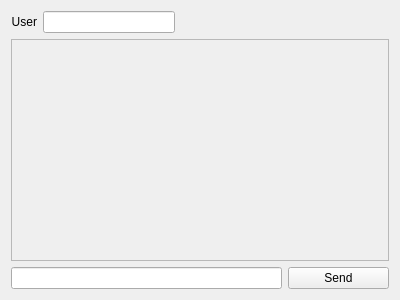
<?xml version="1.0" encoding="UTF-8"?>
<ui version="4.0">
 <class>Form</class>
 <widget class="QWidget" name="Form">
  <property name="geometry">
   <rect>
    <x>0</x>
    <y>0</y>
    <width>400</width>
    <height>300</height>
   </rect>
  </property>
  <property name="windowTitle">
   <string>Form</string>
  </property>
  <layout class="QGridLayout" name="gridLayout">
   <item row="0" column="0">
    <widget class="QLabel" name="userLabel">
     <property name="text">
      <string>User</string>
     </property>
     <property name="alignment">
      <set>Qt::AlignRight|Qt::AlignTrailing|Qt::AlignVCenter</set>
     </property>
    </widget>
   </item>
   <item row="0" column="1">
    <widget class="QLineEdit" name="userLine"/>
   </item>
   <item row="1" column="0" colspan="4">
    <widget class="QScrollArea" name="scrollArea">
     <property name="widgetResizable">
      <bool>true</bool>
     </property>
     <widget class="QWidget" name="scrollAreaWidgetContents">
      <property name="geometry">
       <rect>
        <x>0</x>
        <y>0</y>
        <width>380</width>
        <height>222</height>
       </rect>
      </property>
      <layout class="QHBoxLayout" name="horizontalLayout">
       <item>
        <widget class="QLabel" name="chatLabel">
         <property name="text">
          <string/>
         </property>
         <property name="alignment">
          <set>Qt::AlignLeading|Qt::AlignLeft|Qt::AlignTop</set>
         </property>
        </widget>
       </item>
      </layout>
     </widget>
    </widget>
   </item>
   <item row="2" column="0" colspan="3">
    <widget class="QLineEdit" name="sendLine"/>
   </item>
   <item row="2" column="3">
    <widget class="QPushButton" name="sendButton">
     <property name="text">
      <string>Send</string>
     </property>
    </widget>
   </item>
   <item row="0" column="2" colspan="2">
    <spacer name="horizontalSpacer">
     <property name="orientation">
      <enum>Qt::Horizontal</enum>
     </property>
     <property name="sizeHint" stdset="0">
      <size>
       <width>208</width>
       <height>20</height>
      </size>
     </property>
    </spacer>
   </item>
  </layout>
 </widget>
 <resources/>
 <connections/>
</ui>
